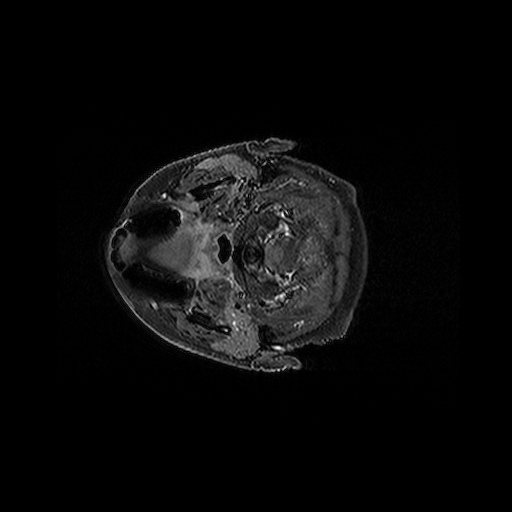
#> input picture test_1/case01_57_img.png, 512 x 512 px; its folder holds only this picture in this run
$ jupyter execute --allow-errors pydicom_data.ipynb
#> lines starting #> are read from the running program, lines starting #| are printed output that depends on the picture
### lib.py
import numpy as np
from matplotlib import pyplot as plt
from PIL import Image
from rembg import remove
import pydicom


# 统计array中数字出现的频率
# [4 lines left out: function countArray, not called in this run]


# 处理图片，输出mask
def getMask(path, save=None):
    input = Image.open(path)
    masked_im = remove(input, post_process_mask=True)
    masked_im = np.asarray(masked_im)

    # print(f"mask_im.shape={masked_im.shape}")
    mask = masked_im[:, :, -1]

    if None != save:
        mask_im = Image.fromarray(mask, mode='L')
        mask_im.save(save)
    return mask

# 处理arr，输出mask
# [41 lines left out: functions getArrayMask, arrayToHist, not called in this run]

# 合并dict


# 画直方图，传入的直方图要求是个字典，每个灰度对应着概率
def drawHist(hist, name):
    keys = hist.keys()
    values = hist.values()
    x_size = len(hist) - 1  # x轴长度，也就是灰度级别
    axis_params = []
    axis_params.append(0)
    axis_params.append(x_size)

    # plt.figure()
    if name != None:
        plt.title(name)
    plt.bar(tuple(keys), tuple(values))  # 绘制直方图
    # plt.show()


# 计算累计直方图计算出新的均衡化的图片，nums为灰度数,256
# [88 lines left out: functions equalization, histMatch, readPydicom, normalize, not called in this run]

### pydicom_data.ipynb
[cell 1]
import sys
import os
sys.path.append('lib.py')
from lib import *
import random
import cv2
from tqdm import tqdm

[cell 2]
pydicom_folder = './test_2/'
source_folder = './test_1/'
matched_output_folder = './out_source_matched/'
source_mask_output_folder = './out_mask_source/'
target_mask_output_folder = './out_mask_target/'

REPLACE_BG_FLAG = True
USE_MASK_FLAG = True

if not os.path.exists(matched_output_folder):
    os.mkdir(matched_output_folder)
if not os.path.exists(source_mask_output_folder):
    os.mkdir(source_mask_output_folder)
if not os.path.exists(target_mask_output_folder):
    os.mkdir(target_mask_output_folder)

### 随机选取一个data查看

[cell 3]
pydicom_files = []
source_files = []
for root, dirs, files in os.walk(pydicom_folder, topdown=False):
    for name in files:
        path = os.path.join(root, name)
        # print(path)
        pydicom_files.append(path)

#> (a cell that did not finish here is left out)

#> (a cell that did not finish here is left out)

### step1: 获取 target直方图

[cell 6]
pydicom_files = []
for root, dirs, files in os.walk(pydicom_folder, topdown=False):
    for name in files:
        path = os.path.join(root, name)
        # print(path)
        pydicom_files.append(path)

sum = 0
target_hist = {}
for k in range(255):
    target_hist[k] = 0

print(f"found {len(pydicom_files)} files in target folder.")

with tqdm(total=len(pydicom_files)) as pbar:

    # 对所有图片的直方图信息进行统计
    for pydicom_f in pydicom_files:

        # print(pydicom_f)
        pbar.update(1)

        file_name = pydicom_f.split('/')[-1]
        if(file_name.startswith('.')):
            continue
        data = readPydicom(pydicom_f)

        # 获取当前file的mask
        mask = getArrayMask(data, save=target_mask_output_folder + file_name + '.png')
        max_pixel,min_pixel = np.max(data),np.min(data)

        if (len(data.shape) != 2):
            print("shape error")
            break
        h, w = data.shape
        for i in range(h):
            for j in range(w):
                # 略过非mask区域，只统计区域内
                if mask[i][j] == 0:
                    continue
                if target_hist.get(data[i][j]) is None:
                    target_hist[data[i][j]] = 0
                target_hist[data[i][j]] += 1
                sum += 1

# 对直方图进行normalize
print(f'total pixel in target images={sum}')
#> (the rest of this cell did not finish here and is left out)

[cell 7]
drawHist(target_hist, "target_hist")
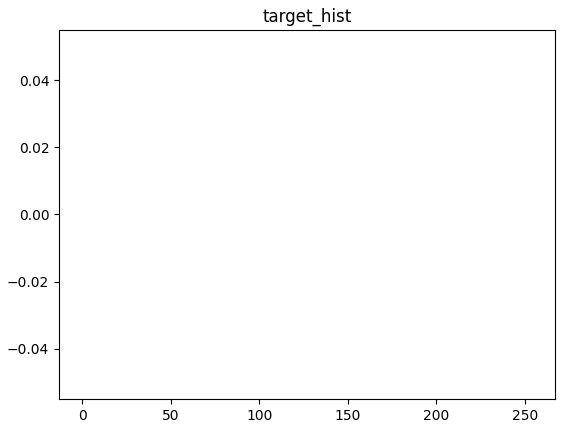
#> figure drawn by matplotlib, 1 panel

# step2: 对folder内所有图片进行处理

[cell 8]
source_files = []
for root, dirs, files in os.walk(source_folder, topdown=False):
    for name in files:
        path = os.path.join(root, name)
        source_files.append(path)

print(f'found {len(source_files)} files in source folder')

#> (the rest of this cell did not finish here and is left out)

#> in getMask, input is the input picture: PIL image 512x512 RGB; min 0, max 255, mean 10

        # 读取灰度图
        im_s = cv2.imread(source_f, cv2.IMREAD_GRAYSCALE)
        im_s_arr = np.array(im_s)

        # 进行balance
        hist_s_in_mask = arrayToHist(im_s_arr, 256, use_mask=USE_MASK_FLAG, mask=mask)
        im_s_arr_balanced = equalization(im_s_arr, hist_s_in_mask, 256, use_mask=USE_MASK_FLAG, mask=mask,
                                     replace_bg=REPLACE_BG_FLAG)

        # 将source balanced 按照 target 进行match
        im_s_balanced_matched_arr = histMatch(im_s_arr_balanced, target_hist, use_mask=USE_MASK_FLAG,
                                          mask=mask, replace_bg=REPLACE_BG_FLAG)

        #保存match后的图片
        im_out_balanced_matched = Image.fromarray(im_s_balanced_matched_arr, mode='L')
        im_out_balanced_matched.save(matched_output_folder + file_name)

        pbar.update(1)
